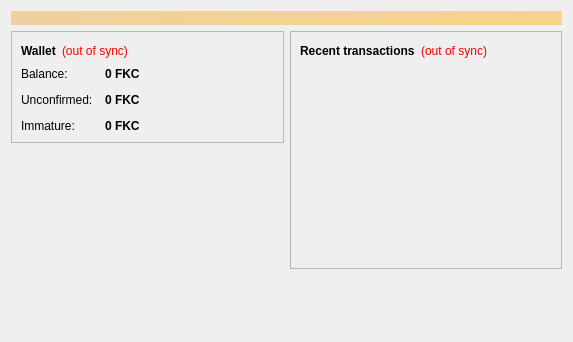
<?xml version="1.0" encoding="UTF-8"?>
<ui version="4.0">
 <class>OverviewPage</class>
 <widget class="QWidget" name="OverviewPage">
  <property name="geometry">
   <rect>
    <x>0</x>
    <y>0</y>
    <width>573</width>
    <height>342</height>
   </rect>
  </property>
  <property name="windowTitle">
   <string>Form</string>
  </property>
  <layout class="QVBoxLayout" name="topLayout">
   <item>
    <widget class="QLabel" name="labelAlerts">
     <property name="visible">
      <bool>false</bool>
     </property>
     <property name="styleSheet">
      <string notr="true">background-color: qlineargradient(x1: 0, y1: 0, x2: 1, y2: 0, stop:0 #F0D0A0, stop:1 #F8D488); color:#000000;</string>
     </property>
     <property name="wordWrap">
      <bool>true</bool>
     </property>
     <property name="margin">
      <number>3</number>
     </property>
    </widget>
   </item>
   <item>
    <layout class="QHBoxLayout" name="horizontalLayout" stretch="1,1">
     <item>
      <layout class="QVBoxLayout" name="verticalLayout_2">
       <item>
        <widget class="QFrame" name="frame">
         <property name="frameShape">
          <enum>QFrame::StyledPanel</enum>
         </property>
         <property name="frameShadow">
          <enum>QFrame::Raised</enum>
         </property>
         <layout class="QVBoxLayout" name="verticalLayout_4">
          <item>
           <layout class="QHBoxLayout" name="horizontalLayout_4">
            <item>
             <widget class="QLabel" name="label_5">
              <property name="font">
               <font>
                <weight>75</weight>
                <bold>true</bold>
               </font>
              </property>
              <property name="text">
               <string>Wallet</string>
              </property>
             </widget>
            </item>
            <item>
             <widget class="QLabel" name="labelWalletStatus">
              <property name="toolTip">
               <string>The displayed information may be out of date. Your wallet automatically synchronizes with the Folkcoin network after a connection is established, but this process has not completed yet.</string>
              </property>
              <property name="styleSheet">
               <string notr="true">QLabel { color: red; }</string>
              </property>
              <property name="text">
               <string notr="true">(out of sync)</string>
              </property>
              <property name="alignment">
               <set>Qt::AlignLeading|Qt::AlignLeft|Qt::AlignVCenter</set>
              </property>
             </widget>
            </item>
            <item>
             <spacer name="horizontalSpacer_2">
              <property name="orientation">
               <enum>Qt::Horizontal</enum>
              </property>
              <property name="sizeHint" stdset="0">
               <size>
                <width>40</width>
                <height>20</height>
               </size>
              </property>
             </spacer>
            </item>
           </layout>
          </item>
          <item>
           <layout class="QFormLayout" name="formLayout_2">
            <property name="fieldGrowthPolicy">
             <enum>QFormLayout::AllNonFixedFieldsGrow</enum>
            </property>
            <property name="horizontalSpacing">
             <number>12</number>
            </property>
            <property name="verticalSpacing">
             <number>12</number>
            </property>
            <item row="0" column="0">
             <widget class="QLabel" name="label">
              <property name="text">
               <string>Balance:</string>
              </property>
             </widget>
            </item>
            <item row="0" column="1">
             <widget class="QLabel" name="labelBalance">
              <property name="font">
               <font>
                <weight>75</weight>
                <bold>true</bold>
               </font>
              </property>
              <property name="cursor">
               <cursorShape>IBeamCursor</cursorShape>
              </property>
              <property name="toolTip">
               <string>Your current balance</string>
              </property>
              <property name="text">
               <string notr="true">0 FKC</string>
              </property>
              <property name="textInteractionFlags">
               <set>Qt::LinksAccessibleByMouse|Qt::TextSelectableByKeyboard|Qt::TextSelectableByMouse</set>
              </property>
             </widget>
            </item>
            <item row="1" column="0">
             <widget class="QLabel" name="label_3">
              <property name="text">
               <string>Unconfirmed:</string>
              </property>
             </widget>
            </item>
            <item row="1" column="1">
             <widget class="QLabel" name="labelUnconfirmed">
              <property name="font">
               <font>
                <weight>75</weight>
                <bold>true</bold>
               </font>
              </property>
              <property name="cursor">
               <cursorShape>IBeamCursor</cursorShape>
              </property>
              <property name="toolTip">
               <string>Total of transactions that have yet to be confirmed, and do not yet count toward the current balance</string>
              </property>
              <property name="text">
               <string notr="true">0 FKC</string>
              </property>
              <property name="textInteractionFlags">
               <set>Qt::LinksAccessibleByMouse|Qt::TextSelectableByKeyboard|Qt::TextSelectableByMouse</set>
              </property>
             </widget>
            </item>
            <item row="2" column="0">
             <widget class="QLabel" name="labelImmatureText">
              <property name="text">
               <string>Immature:</string>
              </property>
             </widget>
            </item>
            <item row="2" column="1">
             <widget class="QLabel" name="labelImmature">
              <property name="font">
               <font>
                <weight>75</weight>
                <bold>true</bold>
               </font>
              </property>
              <property name="toolTip">
               <string>Mined balance that has not yet matured</string>
              </property>
              <property name="text">
               <string notr="true">0 FKC</string>
              </property>
              <property name="textInteractionFlags">
               <set>Qt::LinksAccessibleByMouse|Qt::TextSelectableByKeyboard|Qt::TextSelectableByMouse</set>
              </property>
             </widget>
            </item>
           </layout>
          </item>
         </layout>
        </widget>
       </item>
       <item>
        <spacer name="verticalSpacer">
         <property name="orientation">
          <enum>Qt::Vertical</enum>
         </property>
         <property name="sizeHint" stdset="0">
          <size>
           <width>20</width>
           <height>40</height>
          </size>
         </property>
        </spacer>
       </item>
      </layout>
     </item>
     <item>
      <layout class="QVBoxLayout" name="verticalLayout_3">
       <item>
        <widget class="QFrame" name="frame_2">
         <property name="frameShape">
          <enum>QFrame::StyledPanel</enum>
         </property>
         <property name="frameShadow">
          <enum>QFrame::Raised</enum>
         </property>
         <layout class="QVBoxLayout" name="verticalLayout">
          <item>
           <layout class="QHBoxLayout" name="horizontalLayout_2">
            <item>
             <widget class="QLabel" name="label_4">
              <property name="text">
               <string>&lt;b&gt;Recent transactions&lt;/b&gt;</string>
              </property>
             </widget>
            </item>
            <item>
             <widget class="QLabel" name="labelTransactionsStatus">
              <property name="toolTip">
               <string>The displayed information may be out of date. Your wallet automatically synchronizes with the Folkcoin network after a connection is established, but this process has not completed yet.</string>
              </property>
              <property name="styleSheet">
               <string notr="true">QLabel { color: red; }</string>
              </property>
              <property name="text">
               <string notr="true">(out of sync)</string>
              </property>
              <property name="alignment">
               <set>Qt::AlignRight|Qt::AlignTrailing|Qt::AlignVCenter</set>
              </property>
             </widget>
            </item>
            <item>
             <spacer name="horizontalSpacer">
              <property name="orientation">
               <enum>Qt::Horizontal</enum>
              </property>
              <property name="sizeHint" stdset="0">
               <size>
                <width>40</width>
                <height>20</height>
               </size>
              </property>
             </spacer>
            </item>
           </layout>
          </item>
          <item>
           <widget class="QListView" name="listTransactions">
            <property name="styleSheet">
             <string notr="true">QListView { background: transparent; }</string>
            </property>
            <property name="frameShape">
             <enum>QFrame::NoFrame</enum>
            </property>
            <property name="verticalScrollBarPolicy">
             <enum>Qt::ScrollBarAlwaysOff</enum>
            </property>
            <property name="horizontalScrollBarPolicy">
             <enum>Qt::ScrollBarAlwaysOff</enum>
            </property>
            <property name="selectionMode">
             <enum>QAbstractItemView::NoSelection</enum>
            </property>
           </widget>
          </item>
         </layout>
        </widget>
       </item>
       <item>
        <spacer name="verticalSpacer_2">
         <property name="orientation">
          <enum>Qt::Vertical</enum>
         </property>
         <property name="sizeHint" stdset="0">
          <size>
           <width>20</width>
           <height>40</height>
          </size>
         </property>
        </spacer>
       </item>
      </layout>
     </item>
    </layout>
   </item>
  </layout>
 </widget>
 <resources/>
 <connections/>
</ui>
